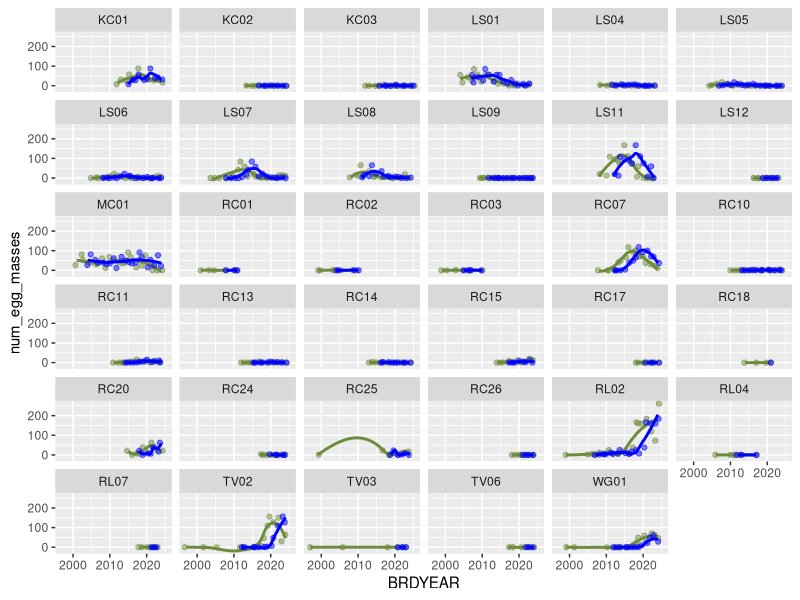
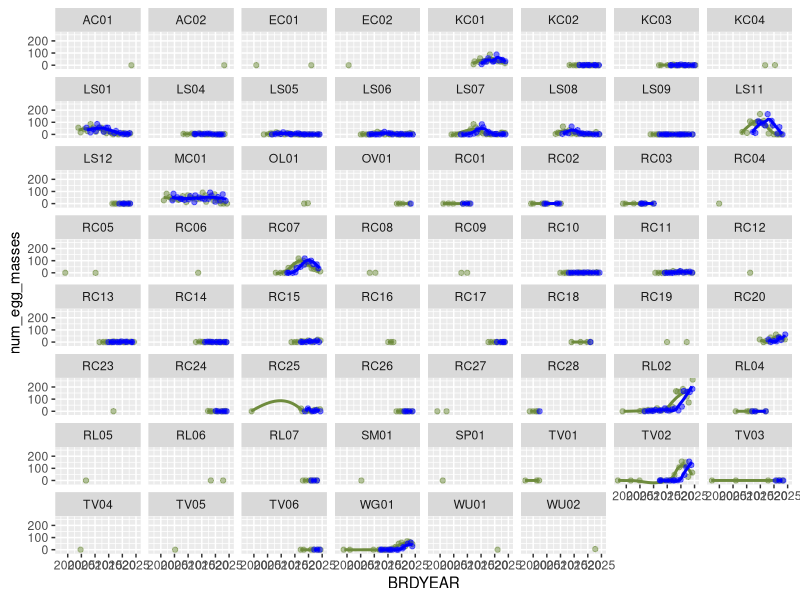

Generate these figures, in order, with R: (Note: this script raises an error after producing the figures.)
## ---- chunk 1
knitr::opts_chunk$set(echo = TRUE)
knitr::opts_chunk$set(warning = FALSE)
## ---- chunk 2
library(dplyr)
library(ggplot2)
library(tidyverse)
setwd(here::here("code"))
# source("1_data_prep.R")
data <- read_csv(here::here("data", "filtered_raw_data.csv"))
between_year_data <- read_csv(here::here("data", "between_year_data.csv"))
complete_btw_data <- read_csv(here::here("data", "complete_btw_data.csv"))
onset_of_breeding_surv <- read_csv(here::here("data", "onset_of_breeding.csv"))
## ---- chunk 3
#summary information of egg masses count

#total number of egg masses is 3939
sum(data$NumberofEggMasses, na.rm = TRUE)

#maximum number of egg masses for a given survey is 25, while the mean is 0.857
summary(data$NumberofEggMasses,na.rm = TRUE)
## ---- chunk 4
statistics <- data %>% 
  group_by(BRDYEAR,Watershed,LocationID) %>% 
  summarize(survey_count = n_distinct(EventGUID),
            mean_egg_num = (sum(NumberofEggMasses, na.rm = TRUE)/survey_count),
            total_egg_num =sum(NumberofEggMasses, na.rm = TRUE),
            firstEgg = min(dayOfWY), 
            lastEgg = max(dayOfWY), 
            breedingLength = max(dayOfWY) - min(dayOfWY))
statistics
## ---- chunk 5
# ranges of each variable for summary data table
data_mins <- data.frame(sapply(data, min, na.rm = TRUE))
data_maxs <- data.frame(sapply(data, max, na.rm = TRUE))
data_means <- data.frame(sapply(data, mean, na.rm = TRUE))
count(data, LocationID)
## ---- chunk 6
between_year_data_lagged <- between_year_data %>%
  group_by(LocationID) %>%
  arrange(BRDYEAR) %>%
  mutate(num_egg_masses_lag = lag(num_egg_masses, n = 3)) %>%
  ungroup()

lag_sites <- ggplot(between_year_data_lagged, aes(x=BRDYEAR)) +
  geom_jitter(aes(y=num_egg_masses), color="darkolivegreen4", alpha=0.5) +
  geom_smooth(aes(y=num_egg_masses), color="darkolivegreen4",alpha=0.3, se=F) +
  geom_jitter(aes(y=num_egg_masses_lag), color="blue", alpha=0.5) +
  geom_smooth(aes(y=num_egg_masses_lag), color="blue", alpha=0.3, se=F) +
  facet_wrap(.~LocationID)

## more relevant, just seemingly (at quick glance) continous sites
cont_btw_lag <- between_year_data_lagged %>% filter(LocationID=='KC01' | LocationID=='KC02' |LocationID=='KC03' | LocationID=='LS01' | LocationID=='LS04' | LocationID=='LS05' | LocationID=='LS06' | LocationID=='LS07' | LocationID=='LS08' | LocationID=='LS09' | LocationID=='LS11' | LocationID=='LS12' | LocationID=='MC01' | LocationID=='RC01' | LocationID=='RC02' | LocationID=='RC03' | LocationID=='RC07' | LocationID=='RC10' | LocationID=='RC11' | LocationID=='RC13' | LocationID=='RC14' | LocationID=='RC15' | LocationID=='RC17' | LocationID=='RC18' | LocationID=='RC20' | LocationID=='RC24' | LocationID=='RC25' | LocationID=='RC26' | LocationID=='RL02' | LocationID=='RL04' | LocationID=='RL07' | LocationID=='TV02' | LocationID=='TV03' | LocationID=='TV06' | LocationID=='WG01')

cont_lag_sites <- ggplot(cont_btw_lag, aes(x=BRDYEAR)) +
  geom_jitter(aes(y=num_egg_masses), color="darkolivegreen4", alpha=0.5) +
  geom_smooth(aes(y=num_egg_masses), color="darkolivegreen4",alpha=0.3, se=F) +
  geom_jitter(aes(y=num_egg_masses_lag), color="blue", alpha=0.5) +
  geom_smooth(aes(y=num_egg_masses_lag), color="blue", alpha=0.3, se=F) +
  facet_wrap(.~LocationID)
## ---- chunk 7
# Darren believes there is data 2004-2010 at Mori/Laguna Salada, Milagra, Big Lagoon, & Rodeo which prompted us to revisit our data before 2010 (prev filtered out)

false_validation <- raw_data %>% select(Validation) %>% 
  group_by(Validation) %>% 
  summarise(Counts=n())

# copied the filtering process used to create "data" from 1_data_prep. ADDED filter <2010
pre2010_data <- unfiltered_data %>% 
  group_by(LocationID, BRDYEAR) %>% 
  summarize(survey_count_site_yr = n_distinct(EventGUID), .groups = "drop") %>% 
  ungroup() %>% 
  full_join(unfiltered_data, by = c("LocationID" = "LocationID", "BRDYEAR" = "BRDYEAR")) %>% 
  filter(survey_count_site_yr > 1) %>% 
  filter(BRDYEAR < 2010) %>%
  mutate(
    Watershed = droplevels(Watershed),
    LocationID = droplevels(LocationID)) %>%
  mutate(
    LocationID = case_when(
      LocationID == "LS02" | LocationID == "LS03" ~ "LS11",
      TRUE ~ LocationID)) %>% 
  mutate(LocationID = case_when( # fix lowercase LocationIDs (ex: rc01 to RC01)
    LocationID == "rc01" ~ "RC01",
    LocationID == "rc02" ~ "RC02",
    LocationID == "rc03" ~ "RC03",
    TRUE ~ LocationID #keeps other values unchanged
  ))

# between year pre-2010 data
btw_pre2010_data <- pre2010_data %>% 
  select(LocationID, BRDYEAR, Watershed, NumberofEggMasses, AirTemp, WaterTemp, MaxD, WaterSalinity, CoastalSite, yearly_rain, ground_sub, ground_emerg, ground_open_water, interpolated_canopy, water_flow, water_regime) %>% 
  group_by(LocationID, BRDYEAR) %>% 
  summarize(
    mean_max_depth = ifelse(all(is.na(MaxD)), NA, mean(MaxD, na.rm = TRUE)),
    max_depth = ifelse(all(is.na(MaxD)), NA, max(MaxD, na.rm = TRUE)),
    mean_salinity = ifelse(all(is.na(WaterSalinity)), NA, mean(WaterSalinity, na.rm = TRUE)),
    max_salinity = ifelse(all(is.na(WaterSalinity)), NA, max(WaterSalinity, na.rm = TRUE)),
    AirTemp = ifelse(all(is.na(AirTemp)), NA, mean(AirTemp, na.rm = TRUE)),
    WaterTemp = ifelse(all(is.na(WaterTemp)), NA, mean(WaterTemp, na.rm = TRUE)),
    num_egg_masses = sum(NumberofEggMasses, na.rm = TRUE), 
    mean_percent_sub = ifelse(all(is.na(ground_sub)), NA, mean(ground_sub, na.rm = TRUE)),
    mean_percent_emerg = ifelse(all(is.na(ground_emerg)), NA, mean(ground_emerg, na.rm = TRUE)),
    mean_percent_water = ifelse(all(is.na(ground_open_water)), NA, mean(ground_open_water, na.rm = TRUE)),
    across(everything(), ~first(.))) %>% 
  select(-MaxD, -WaterSalinity, -NumberofEggMasses, -ground_sub, -ground_emerg, -ground_open_water) %>% 
  mutate(mean_salinity = if_else(CoastalSite, mean_salinity, 0),
         max_salinity = if_else(CoastalSite, max_salinity, 0)) %>% 
  select(-max_salinity, -mean_salinity) %>% # deleting salinity from between year
  ungroup()


# creating a "complete case" column
btw_pre2010_data$complete_case <- complete.cases(btw_pre2010_data)
complete_btw_pre2010_data <- btw_pre2010_data %>% filter(complete_case == TRUE)


pre2010_eggs <- pre2010_data %>% 
  group_by(BRDYEAR,Watershed,LocationID) %>% 
  summarize(survey_count = n_distinct(EventGUID),
            total_egg_num =sum(NumberofEggMasses, na.rm = TRUE),
            firstEgg = min(dayOfWY))

# onset of breeding pre2010
onset_pre2010 <- onset_of_breeding %>% 
  filter(BRDYEAR < 2010)

# creating a "complete case" column
onset_pre2010$complete_case <- complete.cases(onset_pre2010)
complete_onset_pre2010 <- onset_pre2010 %>% filter(complete_case == TRUE)
## ---- chunk 8
# LOCATIONID: number eggs vs. year
## only pre2010 data
ggplot(btw_pre2010_data, aes(BRDYEAR, num_egg_masses)) +
  geom_point() +
  geom_line() +
  facet_wrap(.~LocationID)

ggplot(btw_pre2010_data, aes(x=BRDYEAR, y=num_egg_masses, color=LocationID)) +
  geom_point() +
  geom_smooth(se=FALSE) +
  xlab("Year")

## all years
ggplot(between_year_data, aes(BRDYEAR, num_egg_masses)) +
  geom_point() +
  geom_line() +
  facet_wrap(.~LocationID)

ggsave('btw year - eggs by location.png', width = 15, height = 8, units = "in", path = "~/Documents/Berkeley/junior 2023-24/spring24/frog job/CRLF2/Output")

ggplot(between_year_data, aes(x=BRDYEAR, y=num_egg_masses, color=LocationID)) +
  geom_point() +
  geom_smooth(se=FALSE) +
  xlab("Year")

# WATERSHED: number eggs vs. year
## only pre2010 data
ggplot(btw_pre2010_data, aes(BRDYEAR, num_egg_masses)) +
  geom_point() +
  geom_line() +
  facet_wrap(.~Watershed)

ggplot(btw_pre2010_data, aes(x=BRDYEAR, y=num_egg_masses, color=Watershed)) +
  geom_point() +
  geom_smooth(se=FALSE) +
  xlab("Year")

## all data
ggplot(between_year_data, aes(BRDYEAR, num_egg_masses)) +
  geom_point() +
  geom_line() +
  facet_wrap(.~Watershed)
ggsave('btw year - eggs by watershed.png', width = 15, height = 8, units = "in", path = "~/Documents/Berkeley/junior 2023-24/spring24/frog job/CRLF2/Output")


ggplot(between_year_data, aes(x=BRDYEAR, y=num_egg_masses, color=Watershed)) +
  geom_point() +
  geom_smooth(se=FALSE) +
  xlab("Year")
## ---- chunk 9
# plots for data comparisons across all sites
cover_comparisons = between_year_data_for_cover_comparison

ggplot(data = cover_comparisons) + 
  geom_smooth(aes(x = BRDYEAR, y = mean_ground_sub), color = "salmon", se = FALSE) +
  geom_smooth(aes(x = BRDYEAR, y = mean_interpolated_sub), color = "turquoise3", se = FALSE)

ggplot(data = cover_comparisons) + 
  geom_smooth(aes(x = BRDYEAR, y = mean_ground_emerg), color = "salmon", se = FALSE) +
  geom_smooth(aes(x = BRDYEAR, y = mean_interpolated_emerg), color = "turquoise3", se = FALSE)

ggplot(data = cover_comparisons) + 
  geom_smooth(aes(x = BRDYEAR, y = mean_ground_open_water), color = "salmon", se = FALSE) +
  geom_smooth(aes(x = BRDYEAR, y = mean_interpolated_open_water), color = "turquoise3",se = FALSE)

## ---- chunk 10
# facet wrap by site
site_sub <- ggplot(data = cover_comparisons) + 
  geom_smooth(aes(x = BRDYEAR, y = mean_ground_sub), color = "salmon", se = FALSE) +
  geom_line(aes(x = BRDYEAR, y = mean_interpolated_sub), color = "turquoise3") +
  facet_wrap(~LocationID)

site_emerg <- ggplot(data = cover_comparisons) + 
  geom_smooth(aes(x = BRDYEAR, y = mean_ground_emerg), color = "salmon", se = FALSE) +
  geom_line(aes(x = BRDYEAR, y = mean_interpolated_emerg), color = "turquoise3", se = FALSE) +
  facet_wrap(~LocationID)

site_open <- ggplot(data = cover_comparisons) + 
  geom_smooth(aes(x = BRDYEAR, y = mean_ground_open_water), color = "salmon", se = FALSE) +
  geom_line(aes(x = BRDYEAR, y = mean_interpolated_open_water), color= "turquoise3", se = FALSE) +
  facet_wrap(~LocationID)
## ---- chunk 11
# run correlations for open water and vegetation
correlations <- cover_comparisons %>% 
  na.omit() %>% 
  group_by(LocationID) %>% 
  summarize(open_water_cor = cor(mean_ground_open_water, mean_interpolated_open_water),
            sub_cor = cor(mean_ground_sub, mean_interpolated_sub),
            emerg_cor = cor(mean_ground_emerg, mean_interpolated_emerg))

overall_cor <- cover_comparisons %>% 
  na.omit() %>% 
  summarize(open_water_cor = cor(mean_ground_open_water, mean_interpolated_open_water),
            sub_cor = cor(mean_ground_sub, mean_interpolated_sub),
            emerg_cor = cor(mean_ground_emerg, mean_interpolated_emerg))

# lm's for correlation
open_water_model <- lm(mean_ground_open_water ~ mean_interpolated_open_water + as.factor(LocationID), data = cover_comparisons)
summary(open_water_model)

sub_veg_model <- lm(mean_ground_sub ~ mean_interpolated_sub, data = cover_comparisons)
summary(sub_veg_model)

emerg_veg_model <- lm(mean_ground_emerg ~ mean_interpolated_emerg, data = cover_comparisons)
summary(emerg_veg_model)
## ---- chunk 12
# plotting on-the-ground data on X axis, interpolated on Y axis
ggplot(data = cover_comparisons, aes(x = mean_ground_open_water, y = mean_interpolated_open_water)) + 
  geom_smooth(se = FALSE) + 
  facet_wrap(~LocationID)
## ---- chunk 13
cover_comparisons = between_year_data_for_cover_comparison

# creating a "complete case" column
cover_comparisons$complete_case <- complete.cases(cover_comparisons)

# 161 complete cases 
complete_cover_comparisons <- cover_comparisons %>% filter(complete_case == TRUE)

# 24 complete sites
complete_sites <- complete_cover_comparisons %>% 
  group_by(LocationID) %>% 
  count() # there are 24 complete LocationIDs (sites)

## previous number of sites (before complete_case filter) = 47
## 23 sites were lost
previous_site_number <- between_year_data_for_cover_comparison %>% 
  group_by_("LocationID") %>% 
  count()

# join with previous_site LocationID column to get NAs for missing sites
complete_with_missing_sites <- previous_site_number %>% 
  select(LocationID) %>% 
  full_join(complete_sites)

summary(complete.cases(complete_with_missing_sites)) # lose 23 sites (complete=FALSE), 24 remain
## ---- chunk 14
# submergent
complete_submergent <- ggplot(data = complete_cover_comparisons) + 
  geom_smooth(aes(x = BRDYEAR, y = mean_ground_sub), color = "darkolivegreen3", se = FALSE) +
  geom_smooth(aes(x = BRDYEAR, y = mean_interpolated_sub), color = "cornflowerblue", se = FALSE)

#emergent
complete_emergent <- ggplot(data = complete_cover_comparisons) + 
  geom_smooth(aes(x = BRDYEAR, y = mean_ground_emerg), color = "darkolivegreen3", se = FALSE) +
  geom_smooth(aes(x = BRDYEAR, y = mean_interpolated_emerg), color = "cornflowerblue", se = FALSE)

#open water
complete_open <- ggplot(data = complete_cover_comparisons) + 
  geom_smooth(aes(x = BRDYEAR, y = mean_ground_open_water), color = "darkolivegreen3", se = FALSE) +
  geom_smooth(aes(x = BRDYEAR, y = mean_interpolated_open_water), color = "cornflowerblue",se = FALSE)
## ---- chunk 15
# facet wrap by site
## submergent
complete_site_sub <- ggplot(data = complete_cover_comparisons) + 
  geom_smooth(aes(x = BRDYEAR, y = mean_ground_sub), color = "darkolivegreen3", se = FALSE) +
  geom_line(aes(x = BRDYEAR, y = mean_interpolated_sub), color = "cornflowerblue") +
  facet_wrap(~LocationID)

## emergent
complete_site_emerg <- ggplot(data = complete_cover_comparisons) + 
  geom_smooth(aes(x = BRDYEAR, y = mean_ground_emerg), color = "darkolivegreen3", se = FALSE) +
  geom_line(aes(x = BRDYEAR, y = mean_interpolated_emerg), color = "cornflowerblue", se = FALSE) +
  facet_wrap(~LocationID)

## open water
complete_site_open <- ggplot(data = complete_cover_comparisons) + 
  geom_smooth(aes(x = BRDYEAR, y = mean_ground_open_water), color = "darkolivegreen3", se = FALSE) +
  geom_line(aes(x = BRDYEAR, y = mean_interpolated_open_water), color= "cornflowerblue", se = FALSE) +
  facet_wrap(~LocationID)
## ---- chunk 16
# run correlations for open water and vegetation

## by site
correlations <- complete_cover_comparisons %>% 
  na.omit() %>% 
  group_by(LocationID) %>% 
  summarize(open_water_cor = cor(mean_ground_open_water, mean_interpolated_open_water),
            sub_cor = cor(mean_ground_sub, mean_interpolated_sub),
            emerg_cor = cor(mean_ground_emerg, mean_interpolated_emerg))

## overall
overall_cor <- complete_cover_comparisons %>% 
  na.omit() %>% 
  summarize(open_water_cor = cor(mean_ground_open_water, mean_interpolated_open_water),
            sub_cor = cor(mean_ground_sub, mean_interpolated_sub),
            emerg_cor = cor(mean_ground_emerg, mean_interpolated_emerg))


# lm's for correlation
open_water_model <- lm(mean_ground_open_water ~ mean_interpolated_open_water + as.factor(LocationID), data = complete_cover_comparisons)
summary(open_water_model)

sub_veg_model <- lm(mean_ground_sub ~ mean_interpolated_sub, data = complete_cover_comparisons)
summary(sub_veg_model)

emerg_veg_model <- lm(mean_ground_emerg ~ mean_interpolated_emerg, data = complete_cover_comparisons)
summary(emerg_veg_model)
## ---- chunk 17
canopy_emergent <- complete_btw_data %>% ggplot(aes(x=interpolated_canopy, y=mean_percent_emerg))+
  geom_point() +
  geom_smooth()
canopy_emergent

canopy_emergent_model <- lm(mean_percent_emerg ~ interpolated_canopy, data = complete_btw_data)

summary(canopy_emergent_model)

# facet by site
complete_btw_data %>% ggplot(aes(x=interpolated_canopy, y=mean_percent_emerg))+
  geom_point() +
  geom_smooth() +
  facet_wrap(~Watershed)

## ---- chunk 18
#I made a new "data_after2009"data set and plot the trend line using is, instead of the full "data". (since 2000-2005 all have 0 egg masses, and there are no records from 2009 to 2009)
data_after2009 <- data|> 
  filter(BRDYEAR>2009)
data_after2009

statistics_after2009 <- statistics |>
  filter(BRDYEAR>2009)
statistics_after2009
## ---- chunk 19
#plots of mean number of NEW egg masses per survey
#This code has been updated. If anyone can help adding label info (the mean value) besides each point that would be great. 
ggplot(data = data_after2009,mapping = aes(x = BRDYEAR, y = NumberofEggMasses))+ 
  geom_jitter(alpha=0.1,width = 0.1)+
  stat_summary(fun = "mean",geom = "point",color = "orange", size= 2)+
  geom_smooth(method = "lm", color = "blue",se = FALSE)+
  labs(x = "Year", y = "mean number of new egg masses per survey")+
  scale_y_continuous(limits = c(0,5))

### above plot facet by watershed
ggplot(data = data_after2009,mapping = aes(x = BRDYEAR, y = NumberofEggMasses))+ 
  geom_jitter(alpha=0.1,width = 0.1)+
  stat_summary(fun = "mean",geom = "point",color = "orange", size= 2)+
  geom_smooth(method = "lm", color = "blue",se = FALSE)+
  facet_wrap(~Watershed)+ scale_y_continuous(limits = c(0,5))

### above plot facet by site
ggplot(data = data_after2009,mapping = aes(x = BRDYEAR, y = NumberofEggMasses))+ 
  geom_jitter(alpha=0.1,width = 0.1)+
  stat_summary(fun = "mean",geom = "point",color = "orange", size= 2)+
  geom_smooth(method = "lm", color = "blue",se = FALSE)+
  facet_wrap(~LocationID)+ scale_y_continuous(limits = c(0,5))

## ---- chunk 20
#plot of total egg masses over time per Watershed
ggplot(data = data_after2009,mapping = aes(x = BRDYEAR, y = NumberofEggMasses))+ 
  stat_summary(fun = "sum",geom = "point", color = "black", size= 2) + facet_wrap(~Watershed)+
  labs(x = "Year", y = "total new egg masses")

#plot of total egg masses over time per site
ggplot(data = data_after2009)+ 
  stat_summary(mapping = aes(x = BRDYEAR, y = NumberofEggMasses),
               fun = "sum",geom = "point",color = "black", size= 2) + facet_wrap(~LocationID)+
  labs(x = "Year", y = "total new egg masses")

## above with size of point = survey_count (per site)
ggplot(data = statistics, mapping = aes(x = BRDYEAR, y = total_egg_num)) +
  geom_point(aes(alpha = survey_count)) + facet_wrap(~LocationID) +
  labs(x = "Year", y = "total new egg masses")

# plot of presence or absence of eggs for each site/year
between_year_data_plot <- between_year_data %>% 
  mutate(
    boolean_eggs = (num_egg_masses != 0)
  )
ggplot(between_year_data_plot, aes(x = BRDYEAR, y = LocationID, fill = boolean_eggs)) + geom_tile(color = "black") + coord_fixed() + scale_fill_manual(values = c("lavender", "purple4")) + theme_classic()
## ---- chunk 21

ggplot(data = within_year_data, aes(x = dayOfWY, y = NumberofEggMasses)) + geom_point()

## ---- chunk 22
# timing (days since october 1) of egg laying by year and watershed

eggTiming<-data|>
  filter(NumberofEggMasses > 0)|>
  group_by(Watershed, LocationID, BRDYEAR)|>
  summarize(firstEgg = min(dayOfWY), 
            lastEgg = max(dayOfWY), 
            breedingLength = max(dayOfWY) - min(dayOfWY))
eggTiming


## plot timing v.1
ggplot(data = eggTiming, aes(x = BRDYEAR, y = breedingLength, color = Watershed)) + geom_line()

## improved plot timing v.2
ggplot(data = eggTiming, aes(x = BRDYEAR, y = breedingLength, color = Watershed)) + geom_point() + geom_smooth(method="loess", se=F)

#above plot but facet by watershed
ggplot(data = eggTiming, aes(x = BRDYEAR, y = breedingLength,color = Watershed)) + geom_point() + geom_smooth(method="loess", se=F)+ facet_wrap(~Watershed)

ggplot(data = eggTiming, aes(x = BRDYEAR, y = breedingLength,color = Watershed)) + geom_point() + geom_smooth(method="loess", se=F)+ facet_wrap(~LocationID)

# Which one of the 3 rainfall dataset should we use for each of these sites?
## TODO: correlate breeding season length with rainfall
## ---- chunk 23
eggTiming|>
  group_by(BRDYEAR)

# Calculate the full breeding length of all sites for a given year, to be correlated with rainfall data.
eggTiming_new <- data %>%
  filter(NumberofEggMasses > 0) %>%
  group_by(BRDYEAR) %>%
  summarize(firstEgg = min(dayOfWY), 
            lastEgg = max(dayOfWY), 
            breedingLength = max(dayOfWY) - min(dayOfWY))
eggTiming_new$Water_Year <- eggTiming_new$BRDYEAR
ggplot(data = eggTiming_new, aes(x = Water_Year, y = breedingLength,)) + geom_point() + geom_smooth(method="loess", se=F)
## ---- chunk 24
#table showing number of different sites for all watersheds
number_of_sites_within_watershed <- data %>% 
  group_by(Watershed) %>% 
  summarize(distinct_count = n_distinct(LocationID))
number_of_sites_within_watershed

as.data.frame(number_of_sites_within_watershed)
sum(number_of_sites_within_watershed$distinct_count)

#plot of the above table.
ggplot(number_of_sites_within_watershed,aes(x=Watershed,y=distinct_count))+
  geom_point()

# what is the list of sites?
## unfiltered data (i.e. visited 1x)

## filtered data
all_site_list <- data %>% group_by(LocationID) %>% 
  summarise(n=n()) %>% 
  select(n)

## between year model
btw_site_list <- complete_btw_data %>% group_by(LocationID) %>% 
  summarise(n=n()) %>% 
  select(n)

## within year model
within_site_list <- complete_onset %>% group_by(LocationID) %>% 
  summarise(n=n()) %>% 
  select(n)

## ---- chunk 25
# table: number surveys per year (not relevant)
survey_count_by_year <- data|>
  group_by(BRDYEAR)|>
  summarize(survey_count=n_distinct(EventGUID))
survey_count_by_year

# plot: survey count per year across all watersheds/sites
ggplot(data = survey_count_by_year,aes(x=BRDYEAR,y=survey_count))+geom_point()+geom_smooth()+ scale_y_continuous(limits = c(0,200))

# table: number of surveys at each watershed per year
abundance_counts <- data %>%
  group_by(Watershed, BRDYEAR) %>%
  summarize(survey_count = n_distinct(EventGUID))
abundance_counts

# table: num surveys per site over entire study period
abundance_counts_sites <- data %>% 
  group_by(LocationID) %>% 
  summarize(survey_count = n_distinct(EventGUID))
view(abundance_counts_sites)
## ---- chunk 26
# above table but containing only after year 2009. There is a few survey before that and all in one single year in Watershed: redwood creek.
abundance_counts_after2009 <- data_after2009 %>%
  group_by(Watershed, BRDYEAR) %>%
  summarize(survey_count = n_distinct(EventGUID))
abundance_counts_after2009

# plot: number of surveys per year per Watershed after 2009.
survey_graph_after2009 <- ggplot(abundance_counts_after2009,aes(x=BRDYEAR,y=survey_count,colour=Watershed))+geom_point()+ facet_wrap(~Watershed)
survey_graph_after2009

## ---- chunk 27
#heatmap of survey count per year by watershed
ggplot(abundance_counts, aes(x = BRDYEAR, y = Watershed, fill = survey_count)) +
  geom_tile() +
  scale_fill_gradient(low = "#CBEB81", high = "#0E2D8A") +  # Adjust color gradient
  labs(x = "Breeding Year", y = "Watershed", title = "Abundance Heatmap") +  # Add axis labels and title
  theme_minimal()

#above graph containing only year after 2009.
ggplot(abundance_counts_after2009, aes(x = BRDYEAR, y = Watershed, fill = survey_count)) +
  geom_tile() +
  scale_fill_gradient(low = "#CBEB81", high = "#0E2D8A") +  # Adjust color gradient
  labs(x = "Breeding Year", y = "Watershed", title = "Abundance Heatmap") +  # Add axis labels and title
  theme_minimal()

## ---- chunk 28
#number of survey count for each number of new egg masses of all watersheds by year
ggplot(data = statistics, mapping = aes(x = total_egg_num)) + 
  geom_freqpoly(mapping = aes(colour = BRDYEAR))+
  scale_x_continuous(limits = c(0, 170))
## ---- chunk 29
# investigating number of observers (obsv_total)
## histogram of obsv_total
ggplot(data = data, aes(x = obsv_total)) + geom_histogram()
## ---- chunk 30
#counting the number of non-NA values for the environmental variables we are looking at
## SALINITY: There are 727 non-NA salinity data. We can adjust based on what Darren replied in email. 
length(na.omit(data$WaterSalinity))

## OPEN WATER： There are 3030 non-NA open water data
length(na.omit(data$PercentOpenWater))

## DEPTH (AVG & MAX): Darren said they are not that relevant; if we use we should use max depth (the one with more data)

#there are 2020 non-zero average depth data
length(na.omit(data$AvgD))

#there are 3099 non-zero maximum depth data
length(na.omit(data$MaxD))

#correlation between average depth and max depth is significantly positive 
regression_depth=lm(AvgD~MaxD,data=new_egg)
summary(regression_depth)

library(ggpubr)
ggscatter(new_egg, x = "MaxD", y = "AvgD",
          add = "reg.line",cor.coef=TRUE,coor.method=" ")
